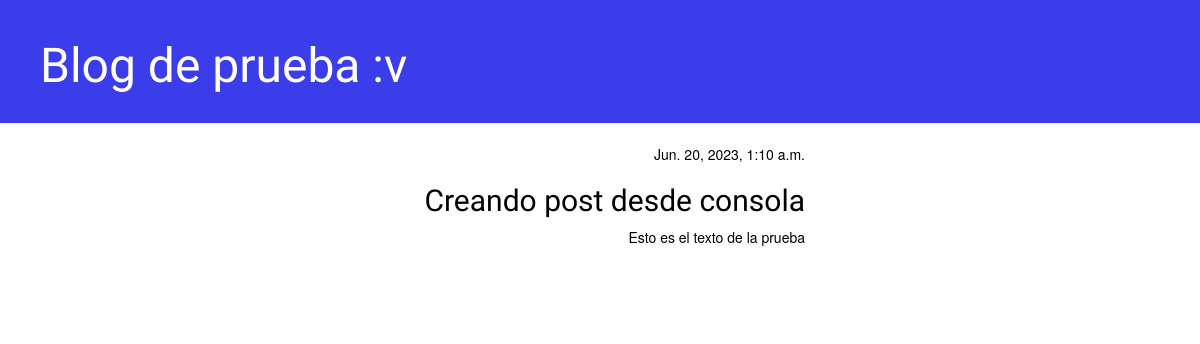
The page /post/6/ on the database as committed earlier.
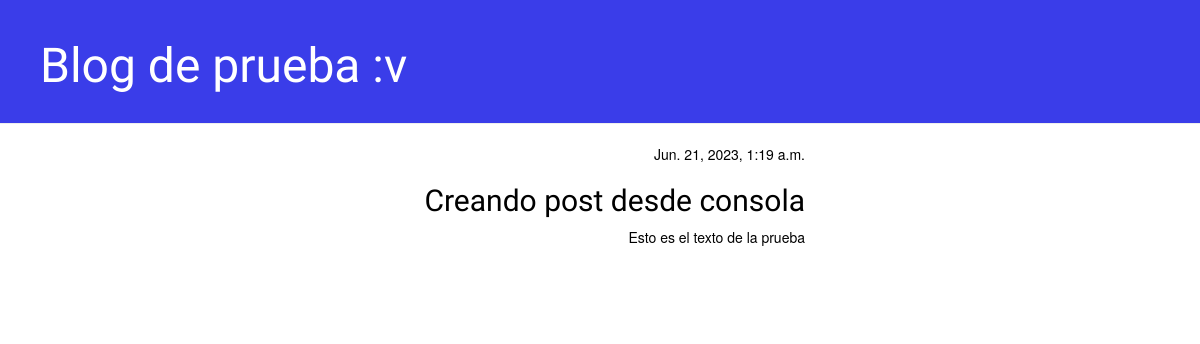
The same page on the database as committed later.
### blog/models.py (models this page shows, shortened)
class Post(models.Model):
    author = models.ForeignKey(settings.AUTH_USER_MODEL, on_delete=models.CASCADE)
    title = models.CharField(max_length=200)
    text = models.TextField()
    created_date = models.DateTimeField(
            default=timezone.now)
    published_date = models.DateTimeField(
            blank=True, null=True)

### blog/views.py (the view)
# urls.py: path('post/<int:pk>/', views.post_detail, name='post_detail'),
def  post_detail(request, pk):
    post = get_object_or_404(Post, pk=pk)
    Post.objects.get(pk=pk)
    return render(request, 'blog/post_detail.html', {'post': post})

### blog/templates/blog/post_detail.html (shortened to what this page needs)
{% extends 'blog/base.html' %}
{% block content %}
    <div class="post">
        {% if post.published_date %}
            <div class="date">
                {{ post.published_date }}
        {% endif %}
        <h2>{{ post.title }}</h2>
        <p>{{ post.text|linebreaksbr }}</p>
    </div>
{% endblock %}

Rows that differ between the two databases and show on the page:
changed Post "Creando post desde consola": published_date "Jun. 20, 2023, 1:10 a.m." → "Jun. 21, 2023, 1:19 a.m."
